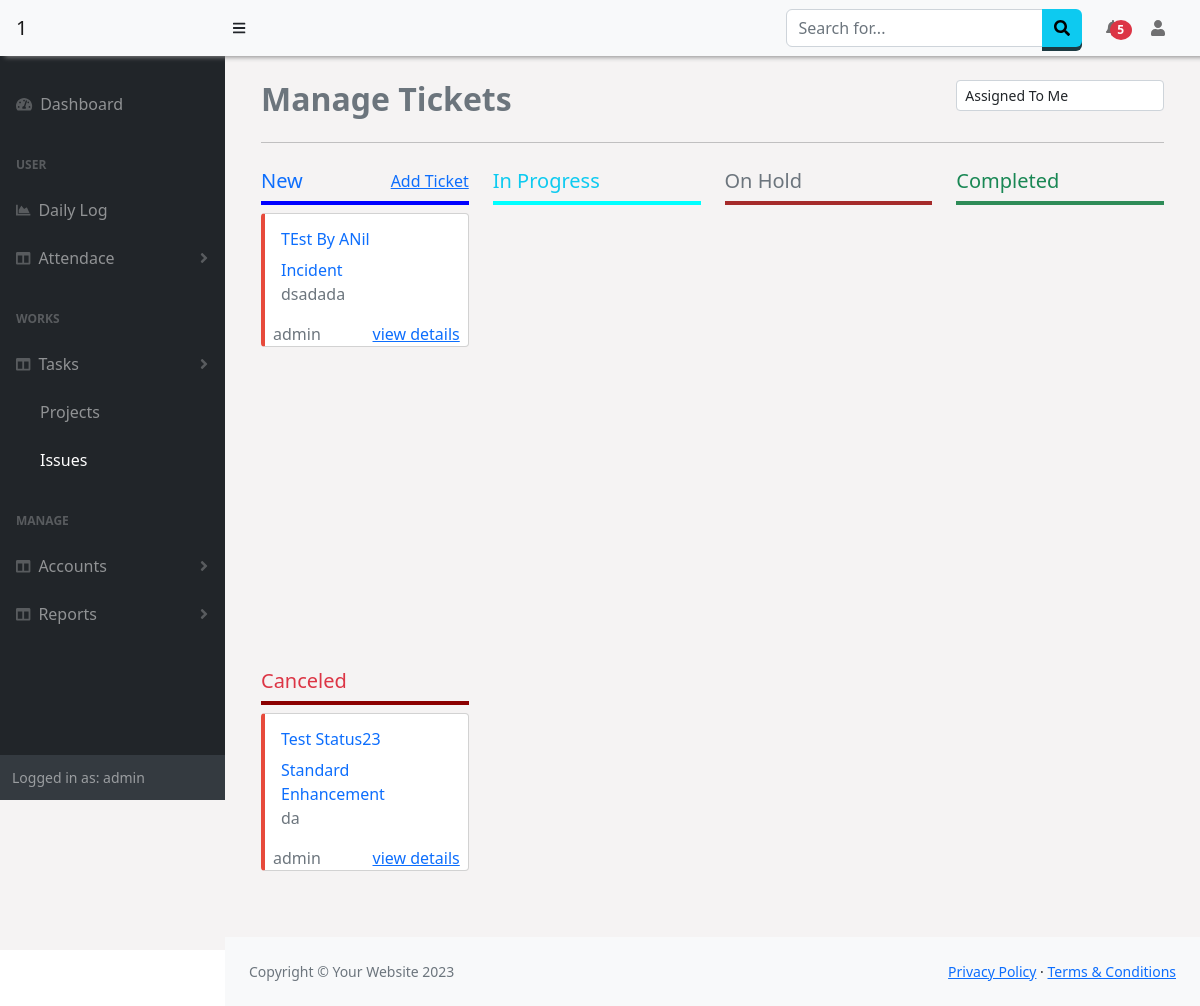
Page /Issue/ (signed in) on the earlier database version.
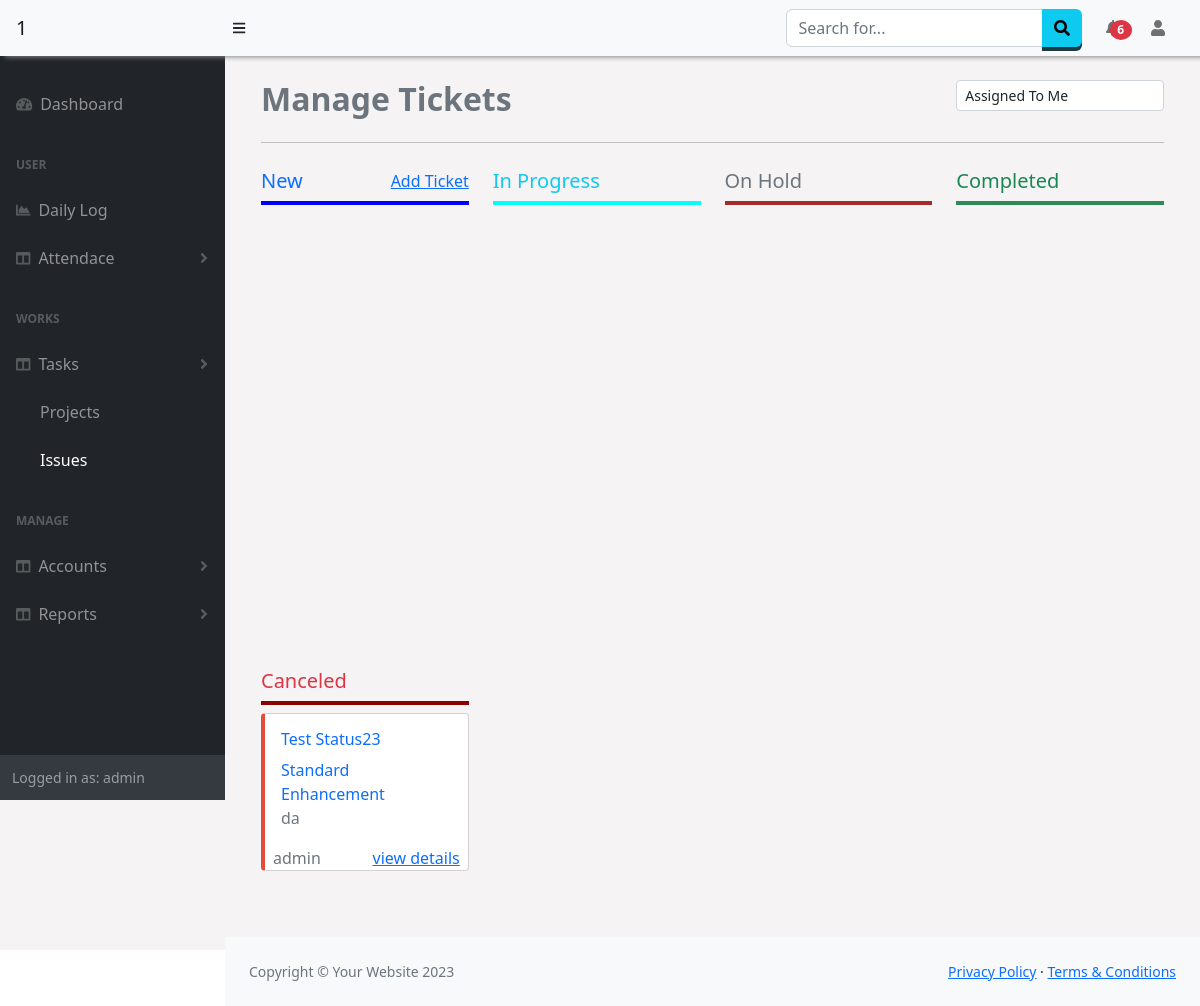
Same page on the later database version.
### Issue/models.py (models this page shows, shortened)
class Ticket(models.Model):
    ticket_name= models.CharField(max_length=30)
    ticket_type= models.CharField(max_length=30)
    short_desc= models.CharField(max_length=130,null=True)
    open_date= models.DateField(null=True)
    affected_user= models.ForeignKey(employee,null=True,on_delete=models.SET_NULL)
    priority= models.CharField(max_length=30)
    state= models.CharField(max_length=30,default="New",null=True)
    last_updated= models.DateField(null=True)
    assigned_grp= models.CharField(max_length=30,null=True)
    assigned_to= models.ForeignKey(User,on_delete=models.SET_NULL,null=True)
    email= models.EmailField(max_length=100,null=True)
    comments= models.CharField(max_length=120,null=True)
    company = models.ForeignKey(Company,on_delete=models.SET_NULL,null=True)

### Issue/views.py (the view)
# urls.py: path('', views.index, name="allcustomers"),
@login_required
def index(request):
    users = checkTeams(request)
    comp = request.session['comp']
    allusers =User.objects.filter(pk__in=users[0]).values('id','username')
    ticket = Ticket.objects.filter(company__id=comp)
    mytickets = Ticket.objects.filter(assigned_to= request.user)
    customer = employee.objects.all().values()
    dic = {
        'ticket':ticket,
        'users':list(allusers),
        'customer':list(customer),
        'mytickets':mytickets
        }
    return render(request, 'Issues/allIssues.html', dic)

### Attendance/context_processors.py (called while the page is built)
def getNewLeaves(request):
    if request.user.id:
        is_manager = checkTeams(request)
        if is_manager[1] == True:
            new_leaves = Leave.objects.filter(user__id__in=is_manager[0],approval = 2)
        else:
            today = datetime.datetime.now()
            new_leaves = Leave.objects.filter(user=request.user,date_approved__gte=today.date())
        return {"manager":is_manager[1],'n_leaves':new_leaves}
    else:
        return {}

def getLogApproval(request):
    if request.user.id:
        is_manager = checkTeams(request)
        if is_manager[1] == True:
            l_approval = LogApproval.objects.filter(user__id__in=is_manager[0],request=True)
        else:
            l_approval = LogApproval.objects.filter(user=request.user,status=True)
        return {'n_log_approval':l_approval}
    else:
        return {}

### Manager/views.py (called while the page is built, shortened)
def checkTeams(request):
    is_team = False
    if request.user.is_superuser:
        users = Employees.objects.values('user').filter(company=request.session['comp'])
        is_team=True
    return users,is_team

### Issue/templates/Issues/allIssues.html (shortened to what the changed rows need)
{% extends "base.html" %}
{% block script %}
<link href="/static/css/drag-n-drop.css" rel="stylesheet" />
{% endblock %}
{% block content %}
<div class="container">
    <div class="table-wrapper">
        <div class="table-title">
            <div class="row d-flex justify-content-between">
                <div class="col-sm-4 col-md-6 col-xs-8 col-12 text-secondary">
                    <h2><b>Manage Tickets</b></h2>
                </div>
            </div>
        </div><hr>
        <div id="myAssignedView" class="mt-2 mb-3">
            <div class="row">
                <div class="column column-todo col-12 col-md-3 col-sm-6" id="new" ondrop="drop(event)" ondragover="allowDrop(event)" style="height:500px;">
                    {%for i in mytickets %}
                    {% if i.state == 'New' %}
                    <div draggable="true" ondragstart="drag(event)" data-id="{{i.id}}" class="card  mb-3 rounded-1 mt-2" style="border-left: 0.25rem solid {% if i.priority == 'high' %} #e74a3b {% elif i.priority == 'medium' %}#36b9cc{% elif i.priority == 'low' %}#4e73df {% endif %};">
                        <div class="card-body text-primary">
                        <h6 class="card-title">{{i.ticket_name}}</h6>
                        <span class="fw-light">{{i.ticket_type}}</span>
                        <p class="card-text text-secondary mt-0"> {{i.short_desc}}</p>
                        </div>
                        <div class="d-flex justify-content-between">
                            <div ><span class="ms-2 text-secondary">{{i.assigned_to}}</span></div>
                            <div ><span class="me-2"><a href="{% url 'issueDetails' issueid=i.id %}">view details</a></span></div>
                        </div>
                    </div>
                    {% endif %}
                    {% endfor %}
                </div>
                <div class="column column-todo col-12 col-md-3 col-sm-6" id="canceled" ondrop="drop(event)" ondragover="allowDrop(event)">
                    {%for i in mytickets %}
                    {% if i.state == 'Canceled' %}
                    <div draggable="true" ondragstart="drag(event)" data-id="{{i.id}}" class="card mt-2 mb-3 rounded-1" style="border-left: 0.25rem solid{% if i.priority == 'high' %}#e74a3b{% elif i.priority == 'medium' %}#36b9cc{% elif i.priority == 'low' %}#4e73df {% endif %};">
                        <div class="card-body text-primary">
                        <h6 class="card-title">{{i.ticket_name}}</h6>
                        <span class="fw-light">{{i.ticket_type}}</span>
                        <p class="card-text text-secondary mt-0"> {{i.short_desc}}</p>
                        </div>
                        <div class="d-flex justify-content-between">
                            <div ><span class="ms-2 text-secondary">{{i.assigned_to}}</span></div>
                            <div ><span class="me-2"><a href="{% url 'issueDetails' issueid=i.id %}">view details</a></span></div>
                        </div>
                    </div>
                    {% endif %}
                    {% endfor %}
                </div>
            </div>
        </div>
    </div>
</div>
{% endblock %}

### templates/base.html (shortened to what the changed rows need)
<!DOCTYPE html>
<html lang="en">
    <head>
        <link href="https://cdn.jsdelivr.net/npm/simple-datatables@7.1.2/dist/style.min.css" rel="stylesheet" />
        <link href="https://cdn.datatables.net/1.13.5/css/jquery.dataTables.min.css" rel="stylesheet" />
        <link href="https://cdn.datatables.net/buttons/2.4.1/css/buttons.dataTables.min.css" rel="stylesheet" />
        <link href="/static/css/styles.css" rel="stylesheet" />
        <link href="/static/css/customSB.css" rel="stylesheet" />
        {% block script %}
        {% endblock %}
    </head>
    <body class="sb-nav-fixed" >
        <nav class="sb-topnav navbar navbar-expand-sm navbar-light bg-light fixed-top" style=" box-shadow: 5px 1px 5px #888888;">
            <ul class="navbar-nav ms-auto ms-md-0 ">
                <li class="nav-item dropdown">
                    <a class="nav-link dropdown-toggle" id="navbarDropdown" href="#" role="button" data-bs-toggle="dropdown" aria-expanded="false"> <span class="badge badge-sm badge-danger badge-counter bg-danger rounded-circle " style="margin-left:-10px;">{% if n_leaves.count|add:n_log_approval.count != 0 %}{{ n_leaves.count|add:n_log_approval.count}}{% endif %}</span></a>
                        </a></li>
                    </ul>
        </nav>
        <div id="layoutSidenav" style="background-color:rgb(245, 243, 243);">
            <div id="layoutSidenav_content" >
                <main class="p-4" >
                    {% block content %}
                {% endblock %}
                </main>
            </div>
        </div>
        <link href="https://cdnjs.cloudflare.com/ajax/libs/twitter-bootstrap/5.2.0/css/bootstrap.min.css" rel="stylesheet" type="text/css">
    </body>
</html>

Differences in the rows shown:
no longer on this page (row edited): Ticket: ticket_name "TEst By ANil", ticket_type "Incident", short_desc "dsadada", assigned_to "admin", shown under "New"
Other differences:
{{ n_leaves.count|add:n_log_approval.count }}: "5" → "6"
